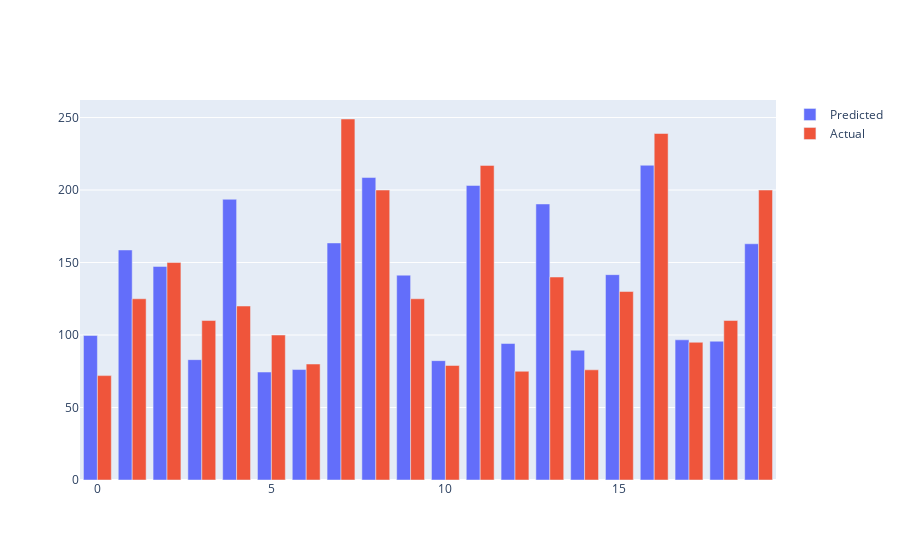

Here is the notebook cell this chart was saved with:
### Code cell
title=['Pred vs Actual']
fig = go.Figure(data=[
    go.Bar(name='Predicted', x=error_airbnb.index, y=error_airbnb['Predicted Values']),
    go.Bar(name='Actual', x=error_airbnb.index, y=error_airbnb['Actual Values'])
])

fig.update_layout(barmode='group')
fig.show()

### Figure 1 — Plotly figure (JSON) as saved in the notebook; plotly's stock layout.template omitted (floating-point values rounded to 4 significant figures)
{"data": [{"name": "Predicted", "type": "bar", "x": [0, 1, 2, 3, 4, 5, 6, 7, 8, 9, 10, 11, 12, 13, 14, 15, 16, 17, 18, 19], "y": [99.67, 158.7, 147.3, 83, 193.6, 74.46, 76.19, 163.5, 208.6, 141.3, 82.32, 203.2, 94.13, 190.4, 89.52, 141.6, 217.1, 96.69, 95.72, 162.9]}, {"name": "Actual", "type": "bar", "x": [0, 1, 2, 3, 4, 5, 6, 7, 8, 9, 10, 11, 12, 13, 14, 15, 16, 17, 18, 19], "y": [72, 125, 150, 110, 120, 100, 80, 249, 200, 125, 79, 217, 75, 140, 76, 130, 239, 95, 110, 200]}], "layout": {"barmode": "group"}}
